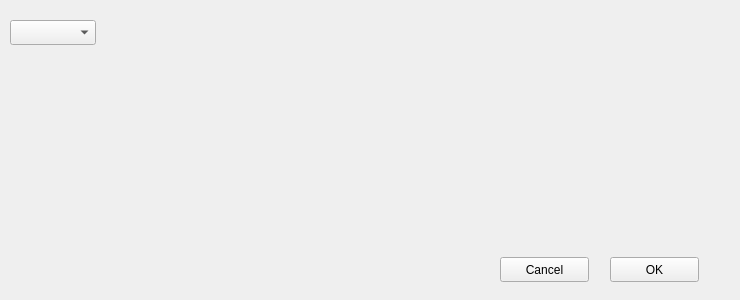
<?xml version="1.0" encoding="UTF-8"?>
<ui version="4.0">
 <class>CDevPosCtl2</class>
 <widget class="QWidget" name="CDevPosCtl2">
  <property name="geometry">
   <rect>
    <x>0</x>
    <y>0</y>
    <width>740</width>
    <height>300</height>
   </rect>
  </property>
  <property name="windowTitle">
   <string>Form</string>
  </property>
  <widget class="CKeyComboBox" name="comboBox_line">
   <property name="geometry">
    <rect>
     <x>10</x>
     <y>20</y>
     <width>86</width>
     <height>25</height>
    </rect>
   </property>
   <property name="sizePolicy">
    <sizepolicy hsizetype="Fixed" vsizetype="Fixed">
     <horstretch>0</horstretch>
     <verstretch>0</verstretch>
    </sizepolicy>
   </property>
  </widget>
  <widget class="QPushButton" name="pushButton_ok">
   <property name="geometry">
    <rect>
     <x>610</x>
     <y>257</y>
     <width>89</width>
     <height>25</height>
    </rect>
   </property>
   <property name="text">
    <string>OK</string>
   </property>
  </widget>
  <widget class="QPushButton" name="pushButton_cancel">
   <property name="geometry">
    <rect>
     <x>500</x>
     <y>257</y>
     <width>89</width>
     <height>25</height>
    </rect>
   </property>
   <property name="text">
    <string>Cancel</string>
   </property>
  </widget>
 </widget>
 <customwidgets>
  <customwidget>
   <class>CKeyComboBox</class>
   <extends>QComboBox</extends>
   <header>ckeycombobox.h</header>
  </customwidget>
 </customwidgets>
 <resources/>
 <connections/>
</ui>
